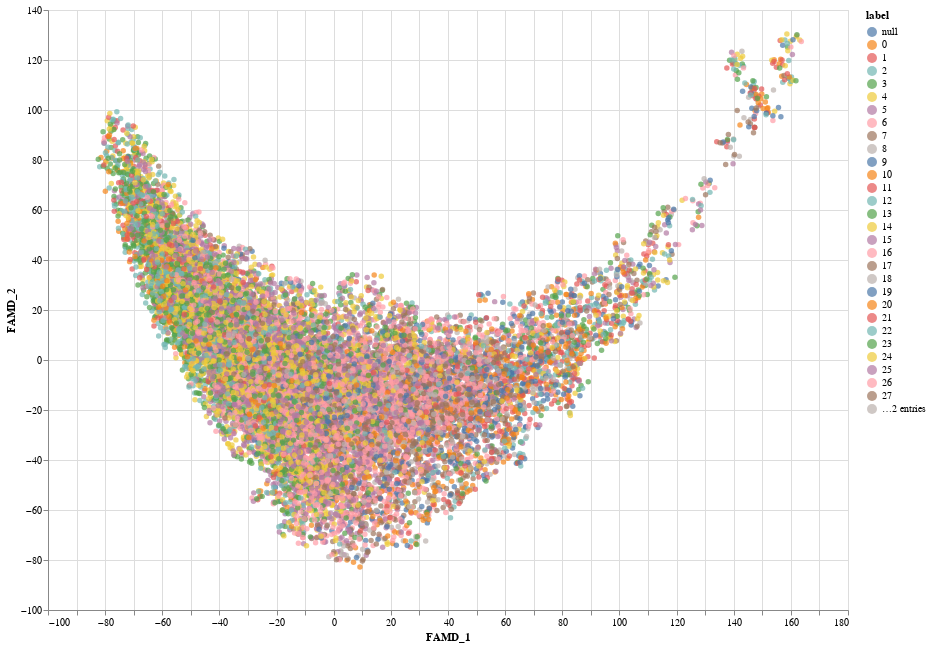

This figure's notebook cell:
### Code cell
import hdbscan

clusterer = hdbscan.HDBSCAN(min_cluster_size=10)

df_famd['cluster'] = clusterer.fit_predict(df_famd[['FAMD_1','FAMD_2']])

df_famd_denoised = df_famd[df_famd['cluster'] != -1]

df_famd['label'] = df['DRSdLow']

# Altair plot
chart = alt.Chart(df_famd_denoised.reset_index()).mark_circle().encode(
    x='FAMD_1',
    y='FAMD_2',
    color='label:N',
    tooltip='label'
).properties(
    width=800,   # increase width
    height=600   # increase height
).interactive()

chart

### Figure 1 — Vega-Lite specification as saved in the notebook (floating-point values rounded to 4 significant figures; data arrays with more than 128 entries replaced by an {"elided": "..."} marker saying what was removed)
{"config": {"view": {"continuousWidth": 300, "continuousHeight": 300}}, "data": {"name": "data-1420d2c913e0f96d9dd62c02feb2673e"}, "mark": {"type": "circle"}, "encoding": {"color": {"field": "label", "type": "nominal"}, "tooltip": {"field": "label", "type": "quantitative"}, "x": {"field": "FAMD_1", "type": "quantitative"}, "y": {"field": "FAMD_2", "type": "quantitative"}}, "height": 600, "params": [{"name": "param_17", "select": {"type": "interval", "encodings": ["x", "y"]}, "bind": "scales"}], "width": 800, "$schema": "https://vega.github.io/schema/vega-lite/v5.20.1.json", "datasets": {"data-1420d2c913e0f96d9dd62c02feb2673e": {"elided": "18358 records"}}}
